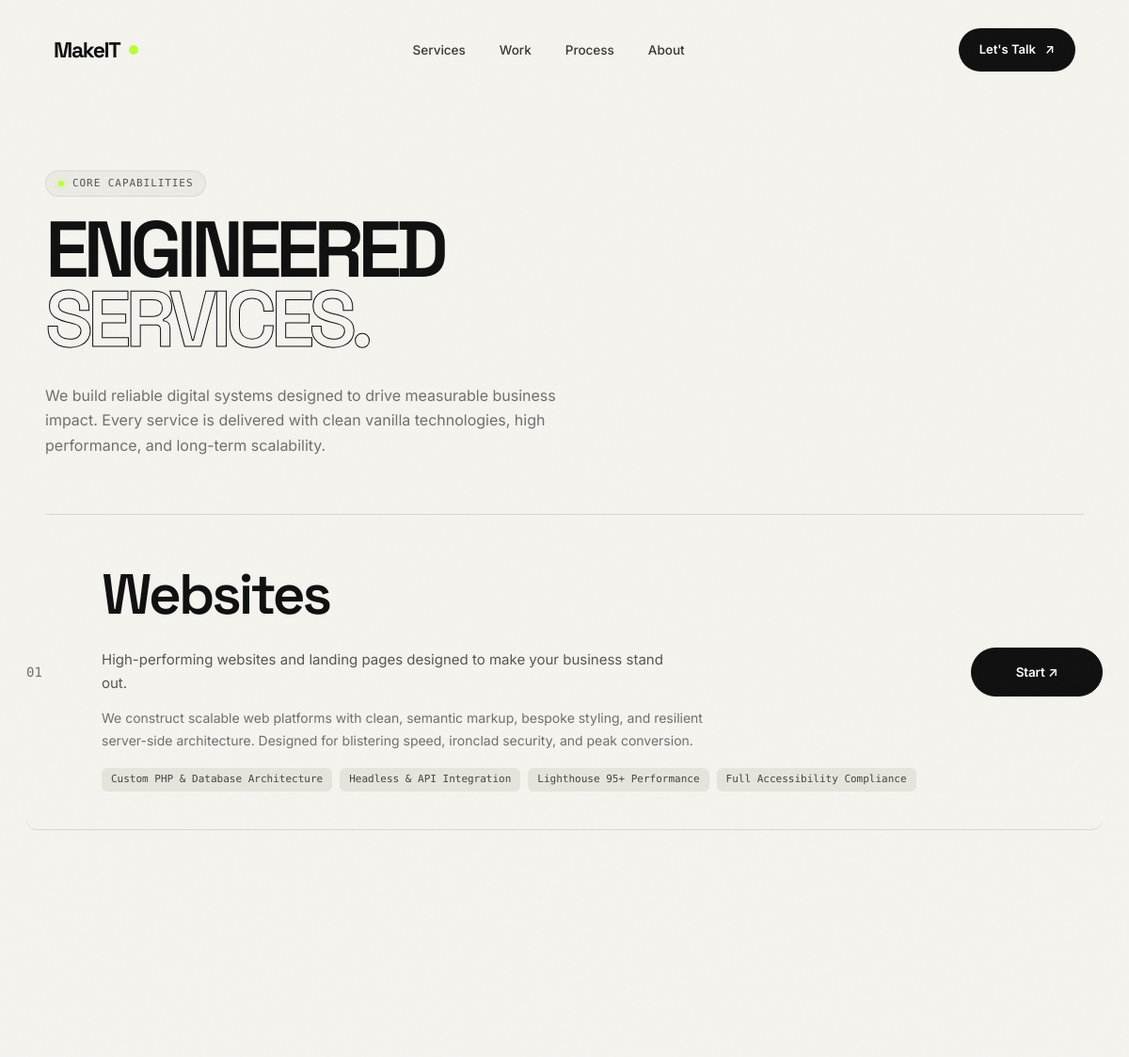
The app's page /services.php (upper part), older data.
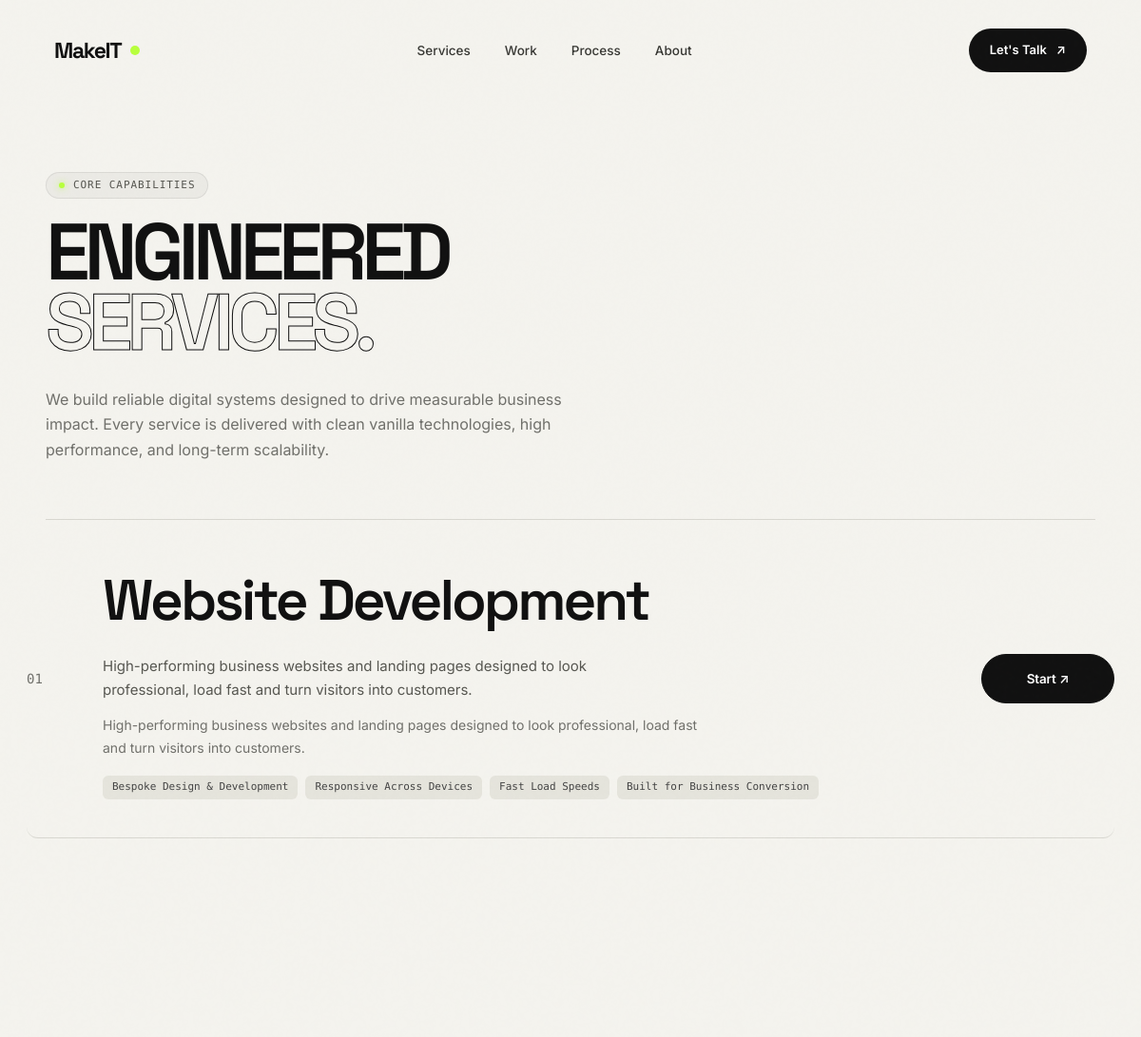
The same page, newer data.
### tables this page shows
CREATE TABLE `services` (
  `id` INT UNSIGNED NOT NULL AUTO_INCREMENT,
  `title` VARCHAR(150) NOT NULL,
  `slug` VARCHAR(150) NOT NULL,
  `short_description` VARCHAR(300) NOT NULL,
  `long_description` TEXT NULL,
  `icon` VARCHAR(100) NOT NULL DEFAULT 'code',
  `features` TEXT NULL,
  `display_order` INT NOT NULL DEFAULT 0,
  `status` ENUM('published', 'draft') NOT NULL DEFAULT 'published',
  `created_at` DATETIME NOT NULL DEFAULT CURRENT_TIMESTAMP,
  `updated_at` DATETIME NOT NULL DEFAULT CURRENT_TIMESTAMP ON UPDATE CURRENT_TIMESTAMP,
  PRIMARY KEY (`id`),
  UNIQUE KEY `uk_services_slug` (`slug`),
  KEY `idx_services_status_order` (`status`, `display_order`)
);

### config/database.php (called while the page is built, shortened)
<?php
final class Database
{
    private static ?self $instance = null;
    private ?PDO $pdo = null;
    private function __construct()
    {
        $dsn = sprintf(
            'mysql:host=%s;port=%d;dbname=%s;charset=%s',
            DB_HOST,
            DB_PORT,
            DB_NAME,
            DB_CHARSET
        );
        $options = [
            PDO::ATTR_ERRMODE            => PDO::ERRMODE_EXCEPTION,
            PDO::ATTR_DEFAULT_FETCH_MODE => PDO::FETCH_ASSOC,
            PDO::ATTR_EMULATE_PREPARES   => false,
            PDO::ATTR_PERSISTENT         => false,
            PDO::ATTR_TIMEOUT            => 1,
        ];
        try {
            $this->pdo = new PDO($dsn, DB_USER, DB_PASS, $options);
            $this->pdo->exec("SET NAMES " . DB_CHARSET . " COLLATE utf8mb4_unicode_ci");
        } catch (PDOException $e) {
            $this->connectionError = $e->getMessage();
            $sqlitePath = dirname(__DIR__) . '/database/makeit.sqlite';
            $initScript = dirname(__DIR__) . '/database/init_sqlite.php';
            if (file_exists($initScript)) {
                require_once $initScript;
                try {
                    $this->pdo = init_sqlite_database($sqlitePath);
                } catch (\Throwable $sqliteEx) {
                    $this->pdo = null;
                    error_log("SQLite Fallback Notice: " . $sqliteEx->getMessage());
                }
            } else {
                $this->pdo = null;
            }
            error_log("MySQL Connection Notice: " . $e->getMessage());
        }
    }
    public function isConnected(): bool
    {
        return $this->pdo !== null;
    }
    public static function getInstance(): self
    {
        if (self::$instance === null) {
            self::$instance = new self();
        }
        return self::$instance;
    }
    public function query(string $sql, array $params = []): PDOStatement
    {
        $stmt = $this->pdo->prepare($sql);
        $stmt->execute($params);
        return $stmt;
    }
    public function fetchAll(string $sql, array $params = []): array
    {
        $stmt = $this->query($sql, $params);
        return $stmt->fetchAll();
    }
}

### includes/functions.php (called while the page is built, shortened)
<?php
function get_services(): array
{
    $defaults = [
        [
            'id' => 1,
            'title' => 'Website Development',
            'slug' => 'website-development',
            'short_description' => 'High-performing business websites and landing pages designed to look professional, load fast and turn visitors into customers.',
            'long_description' => 'High-performing business websites and landing pages designed to look professional, load fast and turn visitors into customers.',
            'icon' => 'code',
            'display_order' => 1,
            'status' => 'published'
        ],
        [
            'id' => 2,
            'title' => 'Website Refinement',
            'slug' => 'website-refinement',
            'short_description' => 'Already have a website? We refine its design, UX, responsiveness and performance to make it cleaner, faster and easier to use.',
            'long_description' => 'Already have a website? We refine its design, UX, responsiveness and performance to make it cleaner, faster and easier to use.',
            'icon' => 'layout',
            'display_order' => 2,
            'status' => 'published'
        ],
        [
            'id' => 3,
            'title' => 'WhatsApp Automation',
            'slug' => 'whatsapp-automation',
            'short_description' => 'Automate enquiries, follow-ups, notifications and repetitive customer workflows through WhatsApp.',
            'long_description' => 'Automate enquiries, follow-ups, notifications and repetitive customer workflows through WhatsApp.',
            'icon' => 'message-square',
            'display_order' => 3,
            'status' => 'published'
        ]
    ];
    try {
        $db = Database::getInstance();
        if ($db->isConnected()) {
            $rows = $db->fetchAll("SELECT * FROM services WHERE status = 'published' ORDER BY display_order ASC, id ASC");
            $cachedServices = $rows;
            return $cachedServices;
        }
    } catch (\Throwable $e) {
        error_log("get_services notice: " . $e->getMessage());
    }
    $cachedServices = $defaults;
    return $cachedServices;
}

### includes/security.php (called while the page is built, shortened)
<?php
function e(mixed $value): string
{
    return htmlspecialchars((string)$value, ENT_QUOTES | ENT_HTML5, 'UTF-8');
}

### services.php (the view, shortened to what the changed rows need)
<?php
$services = get_services();
require_once __DIR__ . '/includes/header.php';
?>
  <main id="main-content" style="padding-top: 140px;">
    <section class="services" style="padding-top: 40px; padding-bottom: 120px;">
      <div class="container">
        <h1 class="section-title" style="margin-bottom: 30px;">
          ENGINEERED<br>
          <span class="outline">SERVICES.</span>
        </h1>
        <?php if (empty($services)): ?>
          <div class="empty-state-public">
            <div class="empty-state-icon">✦</div>
            <h3>Services Updating</h3>
            <p>We are currently updating our bespoke service capabilities. Please reach out directly to discuss your specific technical needs.</p>
            <a href="contact.php" class="button button-primary magnetic">Inquire Directly ↗</a>
          </div>
        <?php else: ?>
          <div class="services-list">
            <?php foreach ($services as $index => $service): ?>
              <?php $serviceNum = str_pad((string)($index + 1), 2, '0', STR_PAD_LEFT); ?>
              <div class="service reveal" style="padding: 40px 0; grid-template-columns: 80px 1fr auto;">
                <div class="service-number" style="font-size: 14px;">
                  <?= e($serviceNum) ?>
                </div>
                <div class="service-content" style="display: block;">
                  <h2 class="service-title" style="font-size: clamp(2.5rem, 5vw, 4.5rem);">
                    <?= e($service['title']) ?>
                  </h2>
                  <p class="service-text" style="max-width: 600px; font-size: 15px; margin-top: 12px; color: #575751;">
                    <?= e($service['short_description']) ?>
                  </p>
                  <?php if (!empty($service['long_description'])): ?>
                    <p style="font-size: 14px; color: var(--muted); margin-top: 12px; line-height: 1.7; max-width: 650px;">
                      <?= e($service['long_description']) ?>
                    </p>
                  <?php endif; ?>
                  <?php if (!empty($service['features'])): ?>
                    <div style="margin-top: 18px; display: flex; flex-wrap: wrap; gap: 8px;">
                      <?php foreach (explode("\n", (string)$service['features']) as $feat): ?>
                        <?php if (trim($feat)): ?>
                          <span style="display: inline-block; background: #e5e4dc; padding: 4px 10px; border-radius: 6px; font-family: 'DM Mono', monospace; font-size: 11px; color: #444;">
                            <?= e(trim($feat)) ?>
                          </span>
                        <?php endif; ?>
                      <?php endforeach; ?>
                    </div>
                  <?php endif; ?>
                </div>
                <div style="padding-left: 20px;">
                  <a href="contact.php?service=<?= urlencode($service['title']) ?>" class="button button-primary magnetic" style="min-width: 140px; padding: 12px 20px;">
                    Start ↗
                  </a>
                </div>
              </div>
            <?php endforeach; ?>
          </div>
        <?php endif; ?>
      </div>
    </section>
  </main>
<?php require_once __DIR__ . '/includes/footer.php'; ?>

Row changes from the older to the newer data that the page shows:
changed services: title "Websites" → "Website Development"; short_description "High-performing websites and landing pages designed to make your business stand out." → "High-performing business websites and landing pages designed to look professional, load fast and turn visitors into customers."; long_description "We construct scalable web platforms with clean, semantic markup, bespoke styling, and resilient server-side architecture. Designed for blistering speed, ironclad security, and peak conversion." → "High-performing business websites and landing pages designed to look professional, load fast and turn visitors into customers."
Text that changed along with them:
new list line: "Bespoke Design & Development"
new list line: "Responsive Across Devices"
new list line: "Fast Load Speeds"
new list line: "Built for Business Conversion"
list line gone: "Custom PHP & Database Architecture"
list line gone: "Headless & API Integration"
list line gone: "Lighthouse 95+ Performance"
list line gone: "Full Accessibility Compliance"
